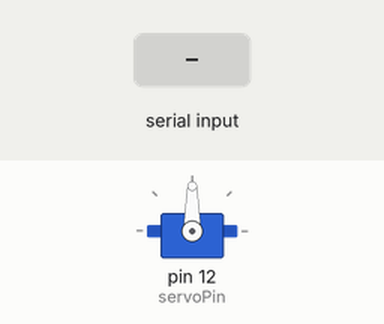
This sketch was run on a simulated Arduino Uno, built with avr-gcc and run on an emulated ATmega328P. Shown: servo. The inputs (shaded band) are chosen by the test bench.

Above: at 1.2 s.
1.3 s: "1\n" received over Serial
At 2.3 s:
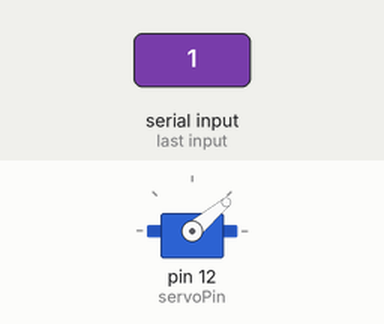
2.8 s: "2\n" received over Serial
At 3.5 s:
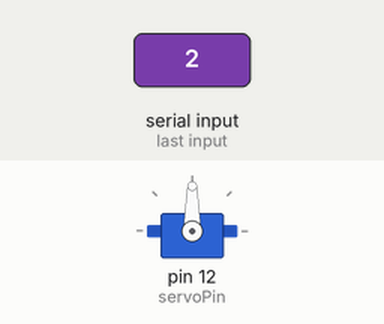
Timing chart, 0 to 5.8 s (numbered marks = the images above; inputs shaded):
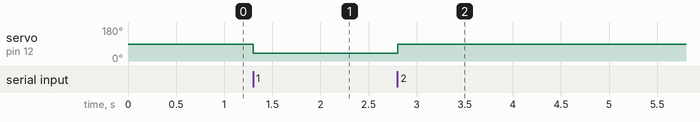

The sketch:

ProbarServo.ino
```cpp
#include <Servo.h>

Servo servo;
int servoPin = 12;
int servoPosition = 0;

void setup() {
  Serial.begin(9600);
  servo.attach(servoPin);
}

void loop() {
  if (Serial.available() > 0) {
    int command = Serial.parseInt();  // Lee el número introducido en el puerto serie

    if (command == 1) {
      servo.write(40);  // Mueve el servo a 5 grados
    } else if (command == 2) {
      servo.write(90);  // Mueve el servo a 100 grados
    }
  }
}
```

Measured:
- after the input at 1.3 s, servo on pin 12 (servoPin): 90° → 40° at once
- after the input at 2.8 s, servo on pin 12 (servoPin): 40° → 90° at once
